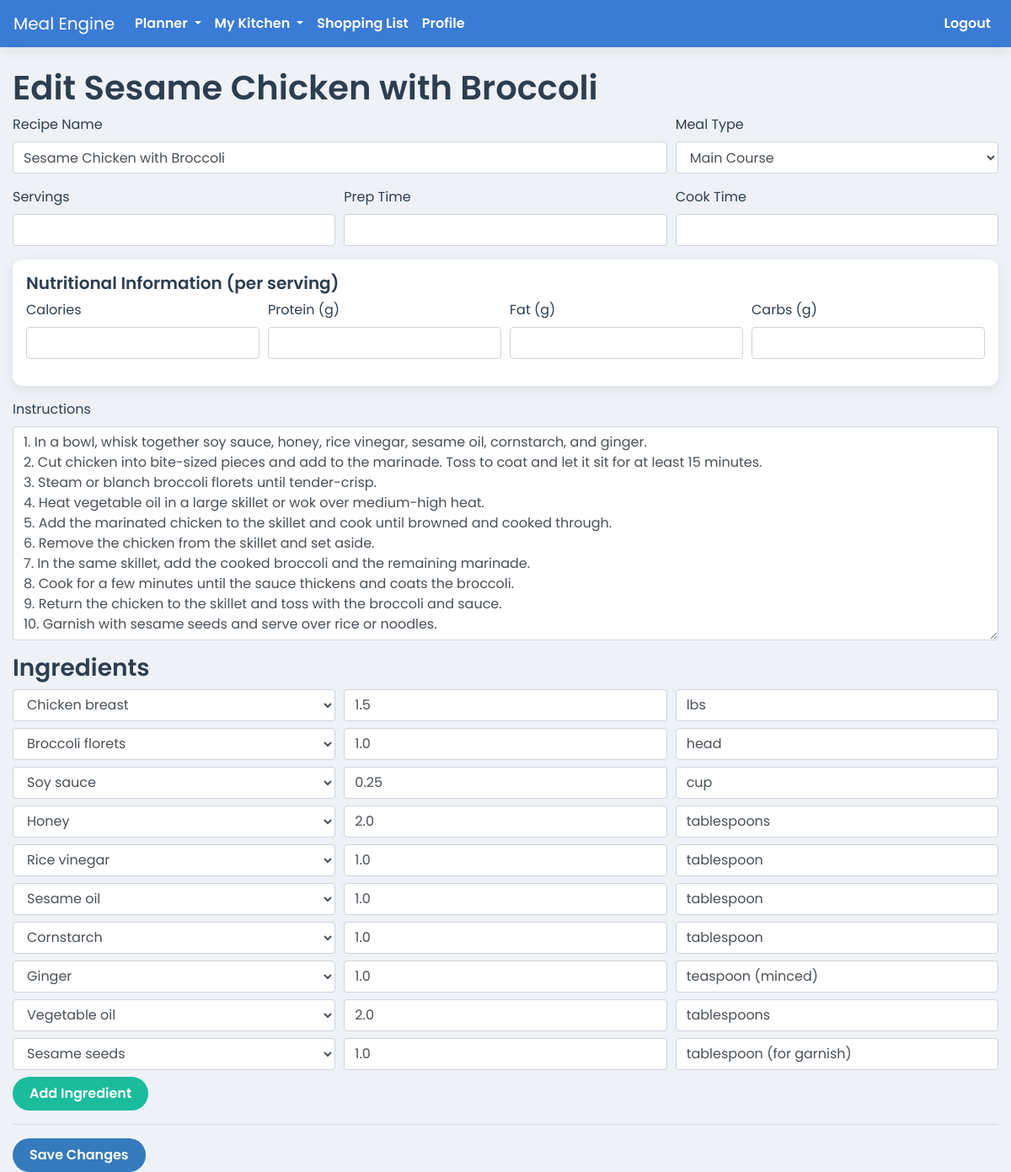
Page /recipe/3/edit (signed in) on the earlier database version.
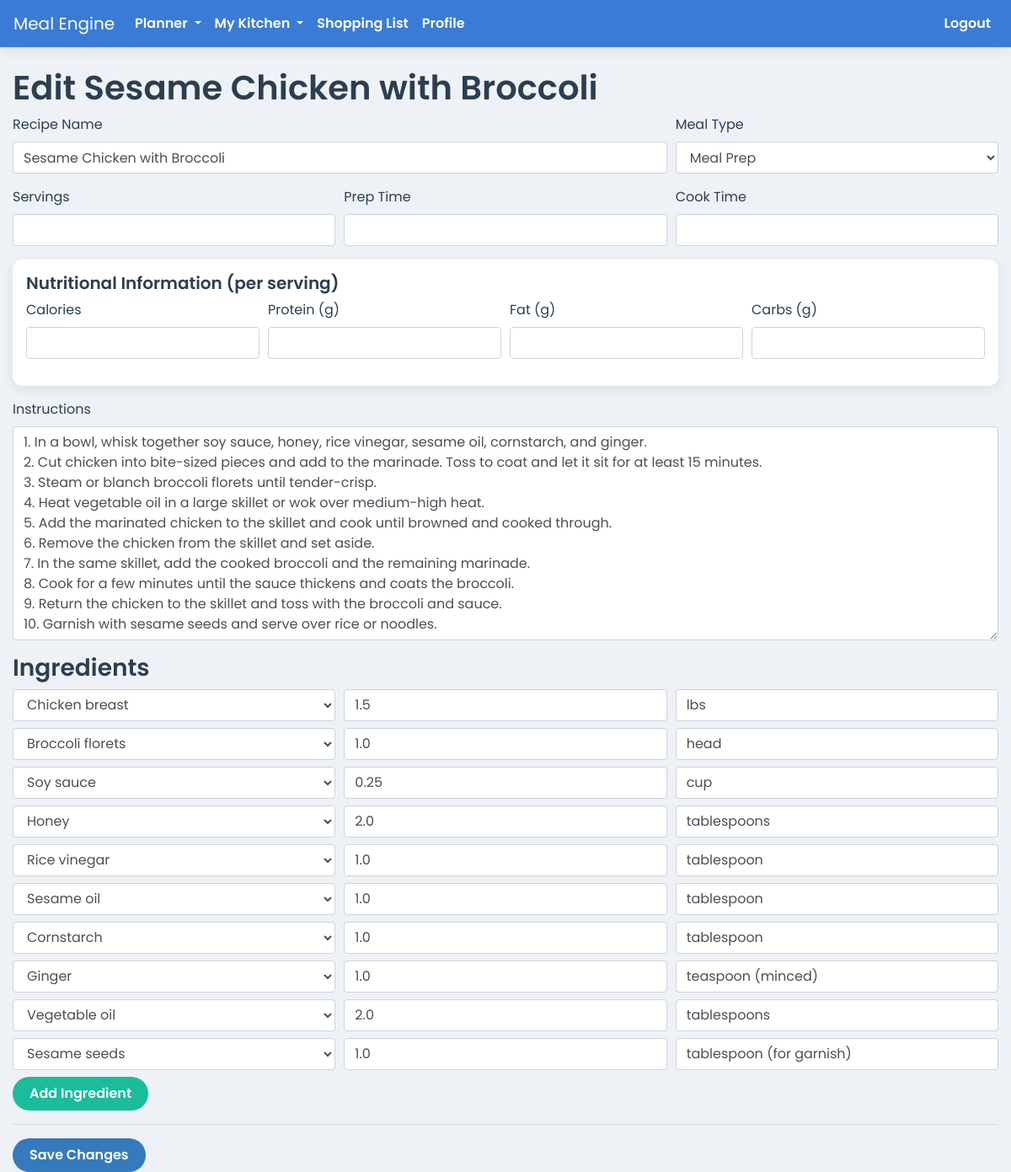
Same page on the later database version.
### app.py (models this page shows)
class Recipe(db.Model):
    id = db.Column(db.Integer, primary_key=True)
    user_id = db.Column(db.Integer, db.ForeignKey('user.id'), nullable=False)
    household_id = db.Column(db.Integer, db.ForeignKey('household.id'), nullable=False)
    name = db.Column(db.String(100), nullable=False)
    instructions = db.Column(db.Text, nullable=False)
    servings = db.Column(db.Integer)
    prep_time = db.Column(db.String(50))
    cook_time = db.Column(db.String(50))
    is_favorite = db.Column(db.Boolean, default=False, nullable=False)
    meal_type = db.Column(db.String(50), nullable=False, default='Main Course')
    rating = db.Column(db.Integer, nullable=False, default=0)
    ingredients = db.relationship('RecipeIngredient', backref='recipe', lazy=True, cascade="all, delete-orphan")
    calories = db.Column(db.Float, nullable=True)
    protein = db.Column(db.Float, nullable=True)
    fat = db.Column(db.Float, nullable=True)
    carbs = db.Column(db.Float, nullable=True)

class RecipeIngredient(db.Model):
    id = db.Column(db.Integer, primary_key=True)
    recipe_id = db.Column(db.Integer, db.ForeignKey('recipe.id'), nullable=False)
    ingredient_id = db.Column(db.Integer, db.ForeignKey('ingredient.id'), nullable=False)
    quantity = db.Column(db.Float, nullable=False, default=0)
    unit = db.Column(db.String(50), nullable=True)

class Ingredient(db.Model):
    id = db.Column(db.Integer, primary_key=True)
    name = db.Column(db.String(100), nullable=False, unique=True)
    category = db.Column(db.String(50), nullable=True, default='Pantry')
    recipe_links = db.relationship('RecipeIngredient', backref='ingredient', lazy=True)
    pantry_items = db.relationship('PantryItem', backref='ingredient', lazy=True)

### app.py (the view, shortened to what this page needs)
@app.route('/recipe/<int:recipe_id>/edit', methods=['GET', 'POST'])
@login_required
def edit_recipe(recipe_id):
    recipe = Recipe.query.filter_by(id=recipe_id, household_id=current_user.household_id).first_or_404()
    ingredients = Ingredient.query.order_by(Ingredient.name).all()
    return render_template('edit_recipe.html', recipe=recipe, ingredients=ingredients)

### app.py (called while the page is built)
@login_manager.user_loader
def load_user(user_id):
    return db.session.get(User, int(user_id))

### templates/edit_recipe.html (shortened to what this page needs)
{% extends 'base.html' %}
{% block content %}
  <h1>Edit {{ recipe.name }}</h1>
  <form method="post">
    <div class="form-row">
      <div class="form-group col-md-8">
        <label for="name">Recipe Name</label>
        <input type="text" class="form-control" id="name" name="name" value="{{ recipe.name }}" required>
      </div>
      <div class="form-group col-md-4">
        <label for="meal_type">Meal Type</label>
        <select id="meal_type" name="meal_type" class="form-control">
            <option value="Main Course" {% if recipe.meal_type == 'Main Course' %}selected{% endif %}>Main Course</option>
            <option value="Meal Prep" {% if recipe.meal_type == 'Meal Prep' %}selected{% endif %}>Meal Prep</option>
        </select>
      </div>
    </div>
    <div class="form-row">
        <div class="form-group col-md-4">
            <label for="servings">Servings</label>
            <input type="number" class="form-control" id="servings" name="servings" value="{{ recipe.servings or '' }}">
        </div>
        <div class="form-group col-md-4">
            <label for="prep_time">Prep Time</label>
            <input type="text" class="form-control" id="prep_time" name="prep_time" value="{{ recipe.prep_time or '' }}">
        </div>
        <div class="form-group col-md-4">
            <label for="cook_time">Cook Time</label>
            <input type="text" class="form-control" id="cook_time" name="cook_time" value="{{ recipe.cook_time or '' }}">
        </div>
    </div>
    <div class="card p-3 mb-3">
        <h5>Nutritional Information (per serving)</h5>
        <div class="form-row">
            <div class="form-group col-md-3">
                <label for="calories">Calories</label>
                <input type="number" step="0.01" class="form-control" id="calories" name="calories" value="{{ recipe.calories or '' }}">
            </div>
            <div class="form-group col-md-3">
                <label for="protein">Protein (g)</label>
                <input type="number" step="0.01" class="form-control" id="protein" name="protein" value="{{ recipe.protein or '' }}">
            </div>
            <div class="form-group col-md-3">
                <label for="fat">Fat (g)</label>
                <input type="number" step="0.01" class="form-control" id="fat" name="fat" value="{{ recipe.fat or '' }}">
            </div>
            <div class="form-group col-md-3">
                <label for="carbs">Carbs (g)</label>
                <input type="number" step="0.01" class="form-control" id="carbs" name="carbs" value="{{ recipe.carbs or '' }}">
            </div>
        </div>
    </div>
    <div class="form-group">
      <label for="instructions">Instructions</label>
      <textarea class="form-control" id="instructions" name="instructions" rows="10" required>{{ recipe.instructions }}</textarea>
    </div>
    <h3>Ingredients</h3>
    <div id="ingredient-list">
      {% for item in recipe.ingredients %}
      <div class="form-row ingredient-row mb-2">
        <div class="col">
          <select name="ingredient[]" class="form-control">
            {% for ingredient in ingredients %}
            <option value="{{ ingredient.id }}" {% if item.ingredient_id == ingredient.id %}selected{% endif %}>{{ ingredient.name }}</option>
            {% endfor %}
          </select>
        </div>
        <div class="col">
          <input type="number" step="0.01" name="quantity[]" class="form-control" placeholder="Quantity" value="{{ item.quantity }}" required>
        </div>
        <div class="col">
          <input type="text" name="unit[]" class="form-control" placeholder="Unit" value="{{ item.unit or '' }}">
        </div>
      </div>
      {% endfor %}
    </div>
    <button type="button" class="btn btn-info" id="add-ingredient-btn">Add Ingredient</button>
    <hr>
    <button type="submit" class="btn btn-primary">Save Changes</button>
  </form>
{% endblock %}

Differences in the rows shown:
changed Recipe "Sesame Chicken with Broccoli": meal_type "Main Course" → "Meal Prep"
